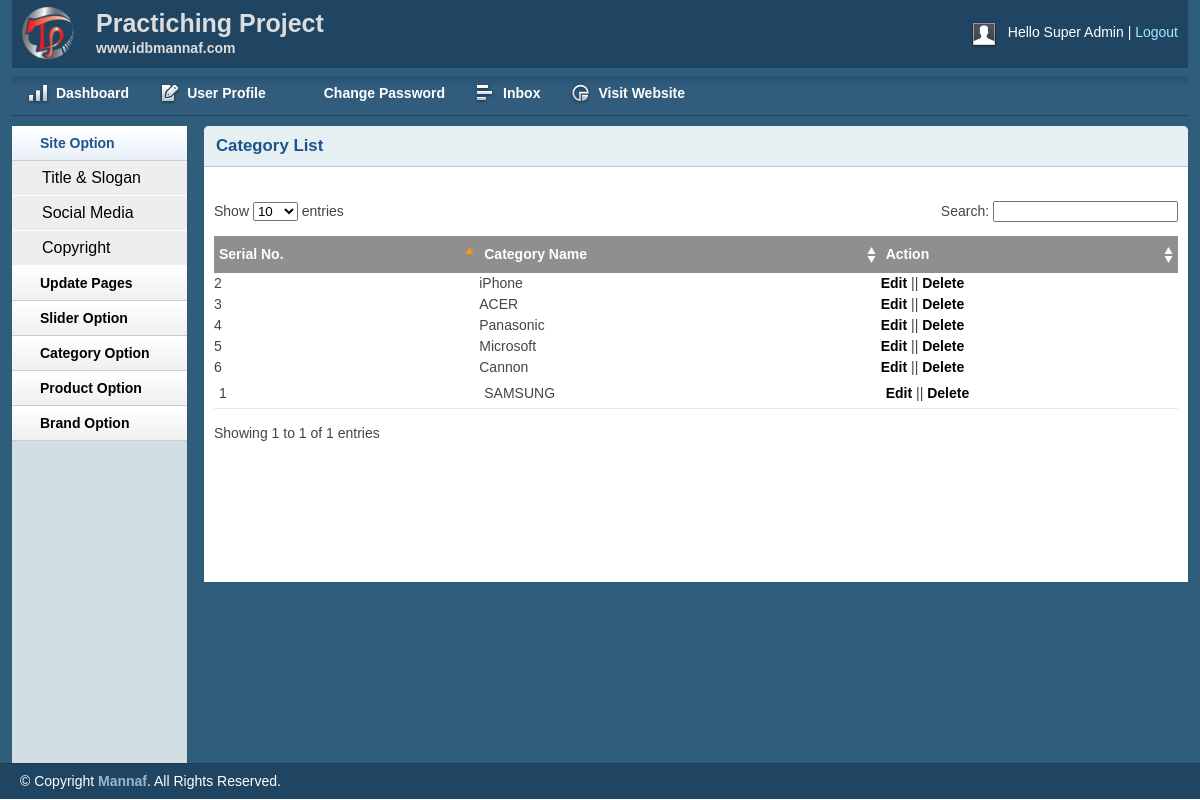
The page /admin/brandlist.php (signed in) on the database its author committed.
### tables this page shows
CREATE TABLE `brand` (
  `brandId` int(11) NOT NULL,
  `brandName` varchar(255) NOT NULL,
  `created` timestamp NOT NULL DEFAULT current_timestamp(),
  `updated` timestamp NULL DEFAULT NULL ON UPDATE current_timestamp()
);

### lib/database.php (called while the page is built, shortened)
<?php
Class Database{
 public $db;
function __construct()
{
    $this->host= "localhost";
    $this->user= "root";
    $this->pass= "";
    $this->dbname= "ecoproject";
    $this->db= new mysqli($this->host,$this->user,$this->pass,$this->dbname);
}
public function select($query){
    $result = $this->db->query($query) or die($this->db->error.__LINE__);
    if ($result->num_rows > 0) {
        return $result;
    }else{
        return false;
    }
}
}

### classes/brand.php (called while the page is built, shortened)
<?php
$filepath= realpath(dirname(__FILE__));
require_once ($filepath.'/../lib/database.php');
?>
<?php
class Brand{
    private $conn;
    function __construct()
    {
        $this->conn = new Database();
    }
    public function allBrandList(){
        $sql= "SELECT * FROM brand";
        $result= $this->conn->select($sql);
        if ($result) {
            return $result;
        }else{
            return false;
        }
    }
}
?>

### admin/brandlist.php (the view, shortened to what this page needs)
<?php include 'inc/header.php';?>
<?php include 'inc/sidebar.php';?>
<?php include '../classes/brand.php'  ?>
<?php
$brand= new Brand();
?>
        <div class="grid_10">
            <div class="box round first grid">
                <h2>Category List</h2>
                <div class="block">
                    <table class="data display datatable" id="example">
					<thead>
						<tr>
							<th>Serial No.</th>
							<th>Category Name</th>
							<th>Action</th>
						</tr>
					</thead>
					<tbody>
					<?php
					$brandRes= $brand->allBrandList();
					if ($brandRes) {
						$sl=0;
					while($row= $brandRes->fetch_assoc()){
						$sl++;
					?>
						<tr class="odd gradeX">
							<td><?php echo $sl;?></td>
							<td><?php echo $row['brandName'] ?></td>
							<td><a href="brandedit.php?brandId=<?php echo $row['brandId'] ?>">Edit</a> || <a onclick=" return confirm('Are you Sure To Delete')" href="?did=<?php echo $row['brandId'] ?>">Delete</a></td>
						</tr>
					</tbody>
					<?php  }} else{
						 $msg= "Category Not Found";
					 }?>
				</table>
               </div>
            </div>
        </div>
<?php include 'inc/footer.php';?>

### admin/css/text.css (style rules this page uses)
body { font: 13px/1.5 Tahoma, Helvetica, Arial, 'Liberation Sans', FreeSans, sans-serif; }
h2 { font-size: 23px; }
p, dl, hr, h1, h2, h3, h4, h5, h6, ol, ul, pre, table, address, fieldset { margin-bottom: 20px; }

### admin/css/grid.css (style rules this page uses)
.grid_1, .grid_2, .grid_3, .grid_4, .grid_5, .grid_6, .grid_7, .grid_8, .grid_9, .grid_10, .grid_11, .grid_12, .grid_13, .grid_14, .grid_15, .grid_16 { display: inline; float: left; margin-left: 1%; margin-right: 1%; }
.container_12 .grid_10 { width: 81.333%; }

### admin/css/layout.css (style rules this page uses)
body { background: #fff none repeat scroll 0 0; color: #444; font-size: 14px; padding: 0; }
a { color: #000; font-weight:bold; text-decoration: none; }
h1, h2, h3, h4, h5, h6 { line-height:1.2em; margin-bottom:.3em; }
h2 { margin-top:1em; }
.box { background:#fff; margin-bottom:20px; padding:10px 10px 10px 10px; margin-left:-8px; }
.box.grid { padding-bottom:40px; }
.box.round { -moz-border-radius: 5px 5px 0px 0px; -webkit-border-radius: 5px 5px 0px 0px; border-radius: 5px 5px 0px 0px; }
.box h2 { font-size:1.2em; font-weight:bold; color:#1B548D; background:#E6F0F3; margin:-10px -10px 0 -10px; padding:10px 12px; border-bottom:1px solid #B3CBD6; -moz-border-radius: 5px 5px 0px 0px; -webkit-border-radius: 5px 5px 0px 0px; border-radius: 5px 5px 0px 0px; }
.box.first { min-height: 406px; }
.block { padding-top:20px; }
.block { padding-bottom:1px; }
table.display { margin: 0 auto; clear: both; width: 100%; }
.sorting_asc { background: #8f8f8f url(../img/table/sort_asc.png) no-repeat center right; padding:8px 5px; text-align:left; color:#fff; }
.sorting { background:#8f8f8f url(../img/table/sort_both.png) no-repeat center right; padding:8px 5px; text-align:left; color:#fff; }
tr.odd { height: 30px; line-height: 30px; border-bottom:1px solid #e6e6e6; }
tr.odd td, tr.even td { padding-left:5px; }

### rows shown on the page
brand: brandName "SAMSUNG"
brand: brandName "iPhone"
brand: brandName "ACER"
brand: brandName "Panasonic"
brand: brandName "Microsoft"
brand: brandName "Cannon"

### other values the page prints
Session::get('adminName') "Super Admin"
